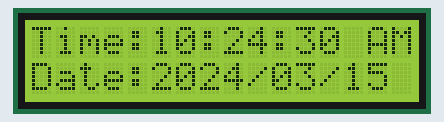
This sketch was run on a simulated Arduino Uno, built with avr-gcc and run on an emulated ATmega328P. On the bench: 16×2 character LCD. The local clock reads 2024-03-15 10:24:30 at power-on unless the sketch sets it; what the sketch prints to the serial monitor is not drawn.

Above: at 0.2 s.
At 4.3 s:
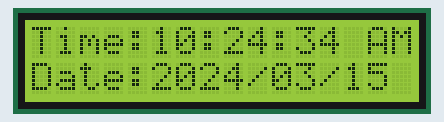
At 9.4 s:
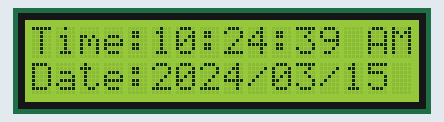
At 18.7 s:
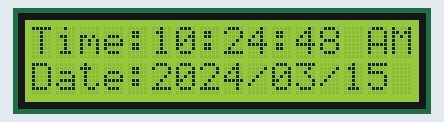
At 28.0 s:
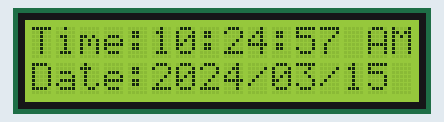
At 38.3 s:
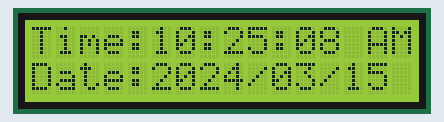

Measured:
- what the display in image 1 shows lasts 1.1 s, from 4.2 s to 5.3 s

The sketch:

rooftank3.ino
```cpp
#include <Wire.h>
#include <RTClib.h>
#include <LiquidCrystal_I2C.h>

RTC_DS3231 rtc;
// Set the LCD address to 0x27 (common) and size 16x2
LiquidCrystal_I2C lcd(0x27, 16, 2);

void setup() {
  Serial.begin(9600);
  Wire.begin();

  // Initialize LCD
  lcd.init();
  lcd.backlight();

  if (!rtc.begin()) {
    Serial.println("⚠️ RTC not found!");
    lcd.setCursor(0,0);
    lcd.print("RTC not found!");
    while (1);
  }

  // ---- Set RTC time once ----
  // Uncomment the line below ONLY the first time you upload
  // rtc.adjust(DateTime(2025, 10, 30, 8, 38, 0));

  Serial.println("✅ RTC Ready!");
  lcd.setCursor(0,0);
  lcd.print("RTC Ready!");
}

void loop() {
  printTime();  // Call the function to print the current time
  delay(1000);
}

// Function to print time and date
void printTime() {
  DateTime now = rtc.now();

  // 12-hour format
  int hour = now.hour();
  char ampm[] = "AM";
  if (hour >= 12) {
    strcpy(ampm, "PM");
    if (hour > 12) hour -= 12;
  }
  if (hour == 0) hour = 12;

  // Format string
  char buffer[50];
  sprintf(buffer, "Time:%02d:%02d:%02d %s", hour, now.minute(), now.second(), ampm);

  char dateBuf[20];
  sprintf(dateBuf, "Date:%04d/%02d/%02d", now.year(), now.month(), now.day());

  // Print to Serial
  Serial.println(buffer);
  Serial.println(dateBuf);

  // Print to LCD
  lcd.setCursor(0,0);
  lcd.print(buffer);
  lcd.setCursor(0,1);
  lcd.print(dateBuf);
}
```
